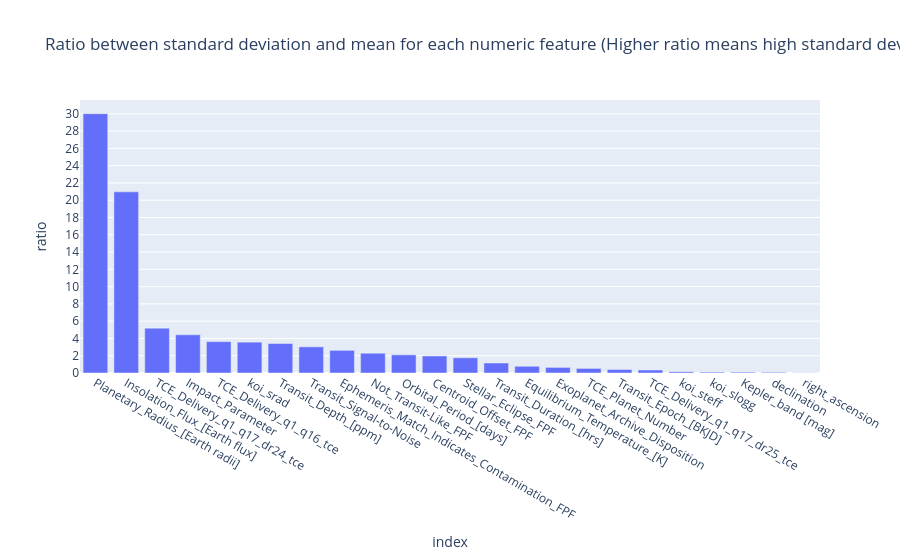

The code cell stored with this chart in its notebook:
### Code cell
plot_Variance = px.bar(stats_df, y='ratio', title = "Ratio between standard deviation and mean for each numeric feature\n(Higher ratio means high standard deviation compare to mean)")

plot_Variance.update_layout(
    yaxis = dict(
        tickmode = 'linear',
        dtick = 2
    )
)

plot_Variance.show()

### Figure 1 — Plotly figure (JSON) as saved in the notebook; plotly's stock layout.template omitted (floating-point values rounded to 4 significant figures)
{"data": [{"alignmentgroup": "True", "hovertemplate": "index=%{x}<br>ratio=%{y}<extra></extra>", "legendgroup": "", "marker": {"color": "#636efa"}, "name": "", "offsetgroup": "", "orientation": "v", "showlegend": false, "textposition": "auto", "type": "bar", "x": ["Planetary_Radius_[Earth radii]", "Insolation_Flux_[Earth flux]", "TCE_Delivery_q1_q17_dr24_tce", "Impact_Parameter", "TCE_Delivery_q1_q16_tce", "koi_srad", "Transit_Depth_[ppm]", "Transit_Signal-to-Noise", "Ephemeris_Match_Indicates_Contamination_FPF", "Not_Transit-Like_FPF", "Orbital_Period_[days]", "Centroid_Offset_FPF", "Stellar_Eclipse_FPF", "Transit_Duration_[hrs]", "Equilibrium_Temperature_[K]", "Exoplanet_Archive_Disposition", "TCE_Planet_Number", "Transit_Epoch_[BKJD]", "TCE_Delivery_q1_q17_dr25_tce", "koi_steff", "koi_slogg", "Kepler_band [mag]", "declination", "right_ascension"], "xaxis": "x", "y": [30.02, 20.97, 5.192, 4.423, 3.63, 3.57, 3.414, 3.027, 2.625, 2.289, 2.101, 1.973, 1.76, 1.158, 0.7779, 0.6477, 0.5289, 0.4033, 0.3449, 0.1398, 0.1007, 0.09615, 0.08222, 0.01634], "yaxis": "y"}], "layout": {"autosize": true, "barmode": "relative", "legend": {"tracegroupgap": 0}, "title": {"text": "Ratio between standard deviation and mean for each numeric feature\n(Higher ratio means high standard deviation compare to mean)"}, "xaxis": {"anchor": "y", "autorange": true, "domain": [0, 1], "range": [-0.5, 23.5], "title": {"text": "index"}, "type": "category"}, "yaxis": {"anchor": "x", "autorange": true, "domain": [0, 1], "dtick": 2, "range": [0, 31.6], "tickmode": "linear", "title": {"text": "ratio"}, "type": "linear"}}}
